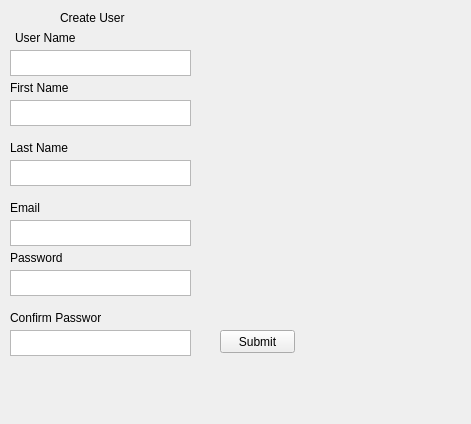
<?xml version="1.0" encoding="UTF-8"?>
<ui version="4.0">
 <class>P5extra</class>
 <widget class="QWidget" name="P5extra">
  <property name="geometry">
   <rect>
    <x>0</x>
    <y>0</y>
    <width>471</width>
    <height>424</height>
   </rect>
  </property>
  <property name="windowTitle">
   <string>Form</string>
  </property>
  <widget class="QPushButton" name="pushButton">
   <property name="geometry">
    <rect>
     <x>220</x>
     <y>330</y>
     <width>75</width>
     <height>23</height>
    </rect>
   </property>
   <property name="text">
    <string>Submit</string>
   </property>
  </widget>
  <widget class="QTextEdit" name="Email">
   <property name="geometry">
    <rect>
     <x>10</x>
     <y>220</y>
     <width>181</width>
     <height>26</height>
    </rect>
   </property>
  </widget>
  <widget class="QLabel" name="label_7">
   <property name="geometry">
    <rect>
     <x>10</x>
     <y>250</y>
     <width>71</width>
     <height>16</height>
    </rect>
   </property>
   <property name="text">
    <string>Password</string>
   </property>
  </widget>
  <widget class="QLabel" name="label_6">
   <property name="geometry">
    <rect>
     <x>10</x>
     <y>200</y>
     <width>71</width>
     <height>16</height>
    </rect>
   </property>
   <property name="text">
    <string>Email</string>
   </property>
  </widget>
  <widget class="QTextEdit" name="UserName">
   <property name="geometry">
    <rect>
     <x>10</x>
     <y>50</y>
     <width>181</width>
     <height>26</height>
    </rect>
   </property>
  </widget>
  <widget class="QTextEdit" name="Password">
   <property name="geometry">
    <rect>
     <x>10</x>
     <y>270</y>
     <width>181</width>
     <height>26</height>
    </rect>
   </property>
  </widget>
  <widget class="QTextEdit" name="ConfPass">
   <property name="geometry">
    <rect>
     <x>10</x>
     <y>330</y>
     <width>181</width>
     <height>26</height>
    </rect>
   </property>
  </widget>
  <widget class="QLabel" name="label_2">
   <property name="geometry">
    <rect>
     <x>15</x>
     <y>30</y>
     <width>71</width>
     <height>16</height>
    </rect>
   </property>
   <property name="text">
    <string>User Name</string>
   </property>
  </widget>
  <widget class="QLabel" name="label_8">
   <property name="geometry">
    <rect>
     <x>10</x>
     <y>310</y>
     <width>91</width>
     <height>16</height>
    </rect>
   </property>
   <property name="text">
    <string>Confirm Password</string>
   </property>
  </widget>
  <widget class="QLabel" name="label">
   <property name="geometry">
    <rect>
     <x>60</x>
     <y>10</y>
     <width>71</width>
     <height>16</height>
    </rect>
   </property>
   <property name="text">
    <string>Create User</string>
   </property>
  </widget>
  <widget class="QTextEdit" name="LastName">
   <property name="geometry">
    <rect>
     <x>10</x>
     <y>160</y>
     <width>181</width>
     <height>26</height>
    </rect>
   </property>
  </widget>
  <widget class="QTextEdit" name="FirstName">
   <property name="geometry">
    <rect>
     <x>10</x>
     <y>100</y>
     <width>181</width>
     <height>26</height>
    </rect>
   </property>
  </widget>
  <widget class="QLabel" name="label_3">
   <property name="geometry">
    <rect>
     <x>10</x>
     <y>80</y>
     <width>71</width>
     <height>16</height>
    </rect>
   </property>
   <property name="text">
    <string>First Name</string>
   </property>
  </widget>
  <widget class="QLabel" name="label_4">
   <property name="geometry">
    <rect>
     <x>10</x>
     <y>140</y>
     <width>71</width>
     <height>16</height>
    </rect>
   </property>
   <property name="text">
    <string>Last Name</string>
   </property>
  </widget>
  <widget class="QLabel" name="label_5">
   <property name="geometry">
    <rect>
     <x>210</x>
     <y>200</y>
     <width>171</width>
     <height>111</height>
    </rect>
   </property>
   <property name="text">
    <string/>
   </property>
  </widget>
 </widget>
 <resources/>
 <connections/>
</ui>
